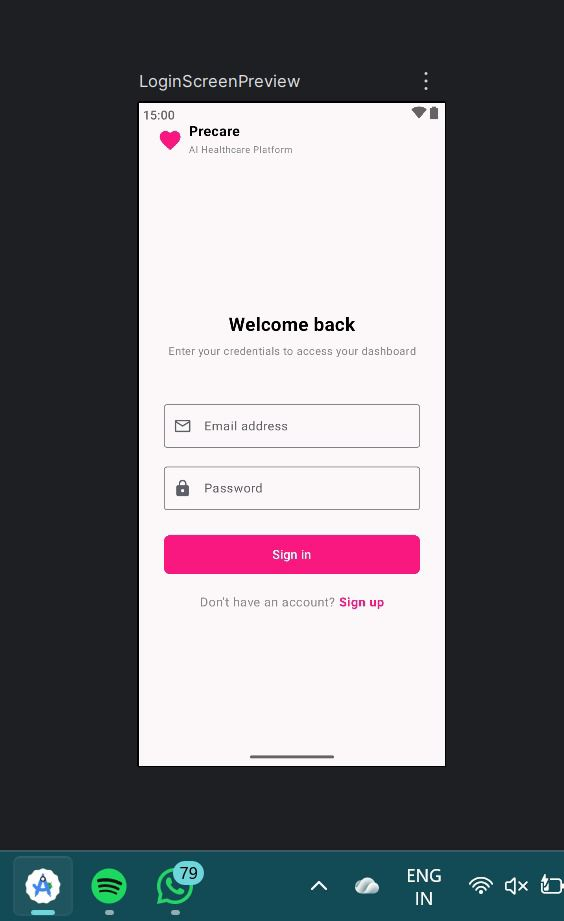
#> input picture mobile/PreCare-App/precare__backend-main/assets/login.jpeg, 564 x 921 px, found by its file name; the run also reads 1 picture not shown here
$ python build_linkedin_assets.py
#> lines starting #> are read from the running program, lines starting #| are printed output that depends on the picture
import os
import glob
from PIL import Image, ImageDraw, ImageFont, ImageFilter
from reportlab.lib.pagesizes import letter
from reportlab.pdfgen import canvas

# Dimensions
WIDTH, HEIGHT = 1080, 1350

# Fonts
FONT_BOLD_PATH = "/System/Library/Fonts/Supplemental/Arial Bold.ttf"
FONT_REG_PATH = "/System/Library/Fonts/Supplemental/Arial.ttf"

def get_font(size, bold=False):
    path = FONT_BOLD_PATH if bold else FONT_REG_PATH
    try:
        return ImageFont.truetype(path, size)
    except Exception:
        return ImageFont.load_default()

# Color Palette
BG_TOP = (11, 19, 43)        # #0B132B
BG_BOTTOM = (20, 32, 60)     # Deep Navy
CARD_BG = (28, 44, 82, 230)  # Glass Navy
CARD_BORDER = (0, 242, 254, 80)
CYAN = (0, 242, 254)         # #00F2FE
TEAL = (79, 172, 254)        # #4FACFE
CORAL = (255, 94, 126)       # #FF5E7E
GREEN = (46, 213, 115)       # #2ED573
YELLOW = (255, 171, 0)       # #FFAB00
TEXT_WHITE = (255, 255, 255)
TEXT_MUTED = (160, 175, 200)

ASSETS_DIR = "/Users/girigali/Downloads/PreCare-Unified/mobile/PreCare-App/precare__backend-main/assets"
CAROUSEL_DIR = "/Users/girigali/Downloads/PreCare-Unified/PreCare_LinkedIn_Carousel"
IMAGES_DIR = "/Users/girigali/Downloads/PreCare-Unified/PreCare_LinkedIn_Images"
PDF_PATH = "/Users/girigali/Downloads/PreCare-Unified/PreCare_LinkedIn_Project_Report.pdf"

os.makedirs(CAROUSEL_DIR, exist_ok=True)
os.makedirs(IMAGES_DIR, exist_ok=True)

def create_base_canvas(slide_num, total_slides=10, category="PRECARE PROJECT SHOWCASE"):
#> called with slide_num = 1, total_slides = 10, category = 'PRECARE • AI HEALTHCARE PLATFORM'
    img = Image.new("RGBA", (WIDTH, HEIGHT), BG_TOP)
    draw = ImageDraw.Draw(img)

    # Subtle gradient
    for y in range(HEIGHT):
        r = int(BG_TOP[0] + (BG_BOTTOM[0] - BG_TOP[0]) * (y / HEIGHT))
        g = int(BG_TOP[1] + (BG_BOTTOM[1] - BG_TOP[1]) * (y / HEIGHT))
        b = int(BG_TOP[2] + (BG_BOTTOM[2] - BG_TOP[2]) * (y / HEIGHT))
        draw.line([(0, y), (WIDTH, y)], fill=(r, g, b, 255))

    # Decorative background ambient glow
    glow = Image.new("RGBA", (WIDTH, HEIGHT), (0, 0, 0, 0))
#> glow: PIL image 1080x1350 RGBA; every value is 0
    glow_draw = ImageDraw.Draw(glow)
    glow_draw.ellipse([-150, -150, 450, 450], fill=(0, 242, 254, 25))
    glow_draw.ellipse([WIDTH - 350, HEIGHT - 350, WIDTH + 150, HEIGHT + 150], fill=(79, 172, 254, 20))
    glow_draw.ellipse([WIDTH - 250, 200, WIDTH + 200, 650], fill=(255, 94, 126, 18))
    img = Image.alpha_composite(img, glow)
    draw = ImageDraw.Draw(img)

    # Header Tracker
    draw.text((60, 50), category.upper(), font=get_font(20, bold=True), fill=CYAN)
    badge_text = f"{slide_num:02d} / {total_slides:02d}"
    draw.text((WIDTH - 150, 50), badge_text, font=get_font(20, bold=True), fill=TEXT_MUTED)
    draw.line([(60, 85), (WIDTH - 60, 85)], fill=(255, 255, 255, 30), width=1)

    # Footer Branding
    draw.line([(60, HEIGHT - 70), (WIDTH - 60, HEIGHT - 70)], fill=(255, 255, 255, 30), width=1)
    draw.text((60, HEIGHT - 50), "PreCare — AI-Powered Pregnancy Monitoring & Risk Analysis", font=get_font(18), fill=TEXT_MUTED)
    draw.text((WIDTH - 260, HEIGHT - 50), "github.com/Pragna73/PreCare", font=get_font(18, bold=True), fill=TEAL)

    return img

def draw_card(img, rect, bg_color=CARD_BG, border_color=CARD_BORDER, radius=20):
    overlay = Image.new("RGBA", img.size, (0, 0, 0, 0))
    draw = ImageDraw.Draw(overlay)
    x0, y0, x1, y1 = rect
    draw.rounded_rectangle([x0, y0, x1, y1], radius=radius, fill=bg_color, outline=border_color, width=2)
    return Image.alpha_composite(img, overlay)

# -------------------------------------------------------------
# SLIDE 1: COVER
# -------------------------------------------------------------
def generate_slide_1():
    img = create_base_canvas(1, 10, "PRECARE • AI HEALTHCARE PLATFORM")
    draw = ImageDraw.Draw(img)

    # Hero Title
    draw.text((60, 150), "PreCare", font=get_font(84, bold=True), fill=TEXT_WHITE)
    draw.text((60, 250), "AI-Powered Pregnancy Monitoring &\nClinical Risk Analysis Ecosystem", font=get_font(42, bold=True), fill=CYAN)

    draw.text((60, 380), "An integrated digital health platform uniting native iOS (SwiftUI), clinical web portal\n(React/Vite), high-throughput FastAPI backend, and multi-tier automated testing.", font=get_font(22), fill=TEXT_MUTED)

    # Badges
    badges = ["AI & Biomarkers", "SwiftUI iOS 17+", "FastAPI Backend", "React Web", "300 Selenium Tests", "305 Appium Tests", "CI/CD Workflows"]
    bx, by = 60, 480
    for b in badges:
        bw = len(b) * 13 + 30
        if bx + bw > WIDTH - 60:
            bx = 60
            by += 55
        img = draw_card(img, [bx, by, bx + bw, by + 42], bg_color=(0, 242, 254, 35), border_color=(0, 242, 254, 120), radius=10)
        d = ImageDraw.Draw(img)
        d.text((bx + 15, by + 10), b, font=get_font(18, bold=True), fill=TEXT_WHITE)
        bx += bw + 15
#> after the loop, bx = 832; by = 535

    # Visual Preview Showcase Card
    card_rect = [60, 630, WIDTH - 60, 1230]
    img = draw_card(img, card_rect, bg_color=(15, 26, 54, 240), border_color=(79, 172, 254, 90), radius=25)

    # Insert Real App Screenshots into the Card
    ss1_path = os.path.join(ASSETS_DIR, "login.jpeg")
    ss2_path = os.path.join(ASSETS_DIR, "result.jpeg")
    ss3_path = os.path.join(ASSETS_DIR, "profile.jpeg")

    if os.path.exists(ss1_path):
        s1 = Image.open(ss1_path).convert("RGBA").resize((280, 460))
        img.paste(s1, (90, 680))
    if os.path.exists(ss2_path):
        s2 = Image.open(ss2_path).convert("RGBA").resize((380, 460))
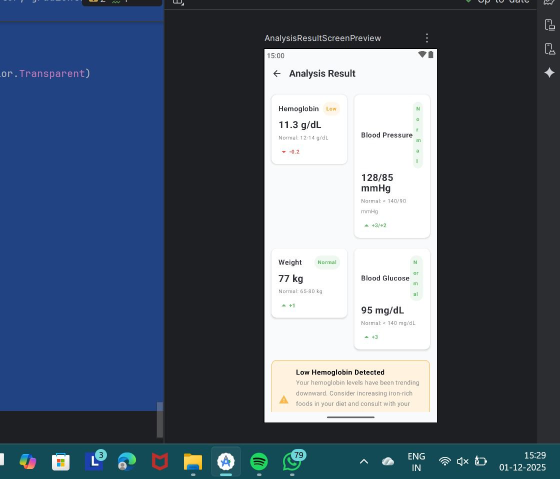
#> input picture mobile/PreCare-App/precare__backend-main/assets/result.jpeg, 1120 x 958 px, found by its file name (shown at 1/2 size)
        img.paste(s2, (390, 680))
    if os.path.exists(ss3_path):
        s3 = Image.open(ss3_path).convert("RGBA").resize((180, 460))
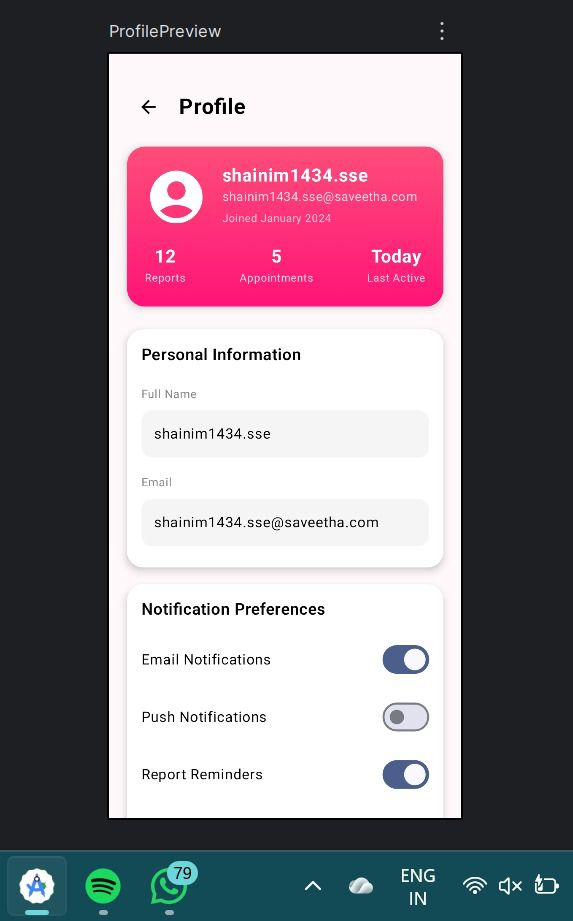
#> input picture mobile/PreCare-App/precare__backend-main/assets/profile.jpeg, 573 x 921 px, found by its file name
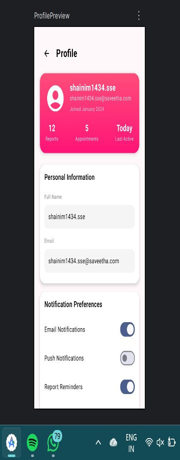
#> s3: PIL image 180x460 RGBA; mean R, G, B, A 140.5, 126.8, 135.7, 255
        img.paste(s3, (790, 680))

    d = ImageDraw.Draw(img)
    d.text((90, 1160), "📱 iOS Mobile App", font=get_font(22, bold=True), fill=CYAN)
    d.text((390, 1160), "📊 AI Risk Classification", font=get_font(22, bold=True), fill=GREEN)
    d.text((790, 1160), "🩺 Profile", font=get_font(22, bold=True), fill=TEAL)

    out = os.path.join(CAROUSEL_DIR, "01-cover.png")
    img.save(out)
    return img

# -------------------------------------------------------------
# SLIDE 2: THE PROBLEM
# -------------------------------------------------------------
def generate_slide_2():
    img = create_base_canvas(2, 10, "CLINICAL CONTEXT & CHALLENGE")
    draw = ImageDraw.Draw(img)

    draw.text((60, 140), "The Challenge in Maternal Care", font=get_font(52, bold=True), fill=TEXT_WHITE)
    draw.text((60, 210), "Navigating Complex Biomarkers & Preventing Delayed Triage", font=get_font(26), fill=CYAN)

    cards = [
        ("📄 Complex Medical Reports", "Routine lab reports contain multi-variate biomarkers (Hb, Blood Pressure, Fetal Heart Rate, Glucose) that are overwhelming for expectant mothers to interpret without immediate medical counsel.", CORAL),
        ("⏱️ Delayed Risk Identification", "Subtle signs of gestational hypertension, severe maternal anemia, or fetal distress often go unaddressed until scheduled doctor appointments weeks later.", YELLOW),
        ("🧩 Information Fragmentation", "Mothers lack a unified ecosystem that connects real-time vitals monitoring, AI guidance, emergency protocols, and certified obstetricians in one place.", TEAL),
        ("💡 The Decision-Support Need", "Expectant mothers require accessible, automated decision-support tools that extract clinical indicators instantly while maintaining clear medical guardrails.", GREEN)
    ]

    cy = 280
    for title, desc, col in cards:
        img = draw_card(img, [60, cy, WIDTH - 60, cy + 200], bg_color=(20, 33, 65, 230), border_color=(col[0], col[1], col[2], 90), radius=18)
        d = ImageDraw.Draw(img)
        d.text((90, cy + 25), title, font=get_font(30, bold=True), fill=col)

        # Word wrap text
        words = desc.split()
        lines = []
        cur = ""
        for w in words:
            if len(cur + " " + w) < 70:
                cur += (" " if cur else "") + w
            else:
                lines.append(cur)
                cur = w
        if cur:
            lines.append(cur)

        ly = cy + 75
        for line in lines:
            d.text((90, ly), line, font=get_font(22), fill=TEXT_WHITE)
            ly += 32

        cy += 230
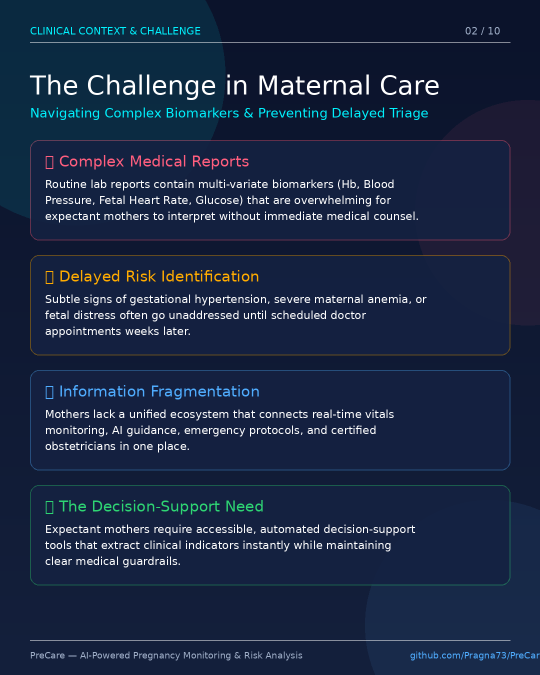
#> img: PIL image 1080x1350 RGBA (shown at 1/2 size); mean R, G, B, A 26.8, 40.6, 67.7, 254.7; transparent parts drawn white
#> after the loop, cy = 1200

    out = os.path.join(CAROUSEL_DIR, "02-problem.png")
    img.save(out)
    return img

# -------------------------------------------------------------
# SLIDE 3: THE SOLUTION
# -------------------------------------------------------------
def generate_slide_3():
    img = create_base_canvas(3, 10, "PRECARE CORE CAPABILITIES")
    draw = ImageDraw.Draw(img)

    draw.text((60, 140), "The PreCare Solution", font=get_font(52, bold=True), fill=TEXT_WHITE)
    draw.text((60, 210), "An End-to-End Maternal Healthcare & Triage Ecosystem", font=get_font(26), fill=CYAN)

    pillars = [
        ("1. OCR & Biomarker Extraction", "Automated parsing of uploaded medical documents, lab reports, and vitals (Hemoglobin, Systolic/Diastolic BP, Glucose, FHR) using intelligent OCR pipelines.", CYAN),
        ("2. Clinical AI Risk Assessment", "Multi-factor maternal risk scoring into standardized categories (GOOD, WARNING, DANGER) with immediate clinical action items and nutritional recommendations.", GREEN),
        ("3. Maya AI Maternal Assistant", "Conversational AI assistant delivering trimester-specific guidance (e.g. Week 32/34 exercises, travel safety, kick counting, and emergency triage).", TEAL),
        ("4. Real-time Digital Twin & Vitals", "Continuous tracking of maternal metrics, kick counter timers, scheduled doctor appointments, and 1-tap emergency caregiver notification.", CORAL)
    ]

    cy = 280
    for title, desc, col in pillars:
        img = draw_card(img, [60, cy, WIDTH - 60, cy + 200], bg_color=(20, 33, 65, 230), border_color=(col[0], col[1], col[2], 90), radius=18)
        d = ImageDraw.Draw(img)
        d.text((90, cy + 25), title, font=get_font(30, bold=True), fill=col)

        words = desc.split()
        lines = []
        cur = ""
        for w in words:
            if len(cur + " " + w) < 70:
                cur += (" " if cur else "") + w
            else:
                lines.append(cur)
                cur = w
        if cur:
            lines.append(cur)

        ly = cy + 75
        for line in lines:
            d.text((90, ly), line, font=get_font(22), fill=TEXT_WHITE)
            ly += 32

        cy += 230
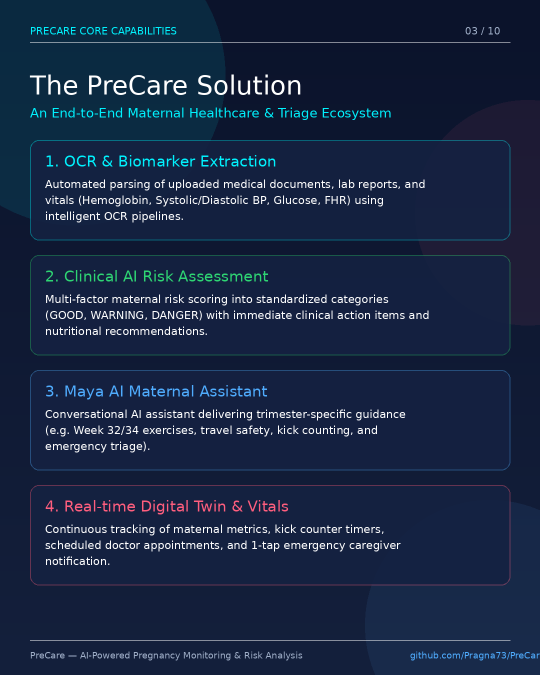
#> img: PIL image 1080x1350 RGBA (shown at 1/2 size); mean R, G, B, A 25.2, 39.9, 67.7, 254.7; transparent parts drawn white
#> after the loop, cy = 1200

    out = os.path.join(CAROUSEL_DIR, "03-solution.png")
    img.save(out)
    return img

# -------------------------------------------------------------
# SLIDE 4: SYSTEM ARCHITECTURE
# -------------------------------------------------------------
def generate_slide_4():
    img = create_base_canvas(4, 10, "FULL-STACK ARCHITECTURE")
    draw = ImageDraw.Draw(img)

    draw.text((60, 140), "System Architecture", font=get_font(52, bold=True), fill=TEXT_WHITE)
    draw.text((60, 210), "High-Throughput Modular Full-Stack Engineering", font=get_font(26), fill=CYAN)

    layers = [
        ("📱 CLIENT LAYER", "Native SwiftUI (iOS 17+) App • React 18 + TypeScript + Vite Web Portal", (0, 242, 254)),
        ("⚡ API & GATEWAY", "Python FastAPI (40 REST Endpoints) • CORS • Bearer Auth • Multi-Part Upload", (79, 172, 254)),
        ("🤖 AI & PROCESSING", "Google Gemini Flash LLM • Clinical Fallback Rules • Tesseract OCR", (46, 213, 115)),
        ("🗄️ PERSISTENCE", "SQLAlchemy ORM • SQLite Write-Ahead Logging (WAL) Mode • Supabase Storage", (255, 171, 0)),
        ("🧪 AUTOMATED TESTING", "300 Selenium Web Tests • 305 Appium Mobile Tests • Locust Load Tests (836 req/s)", (255, 94, 126)),
        ("⚙️ CI/CD DEVOPS", "6 GitHub Actions Workflows • Codemagic iOS Builds • Release ZIP Packaging", (180, 140, 255))
    ]

    cy = 280
    for title, desc, col in layers:
        img = draw_card(img, [60, cy, WIDTH - 60, cy + 130], bg_color=(18, 30, 60, 240), border_color=(col[0], col[1], col[2], 120), radius=16)
        d = ImageDraw.Draw(img)
        d.text((90, cy + 20), title, font=get_font(26, bold=True), fill=col)
        d.text((90, cy + 65), desc, font=get_font(21), fill=TEXT_WHITE)

        # Connective arrow if not last
        if cy < 280 + 5 * 155:
            d.line([(WIDTH // 2, cy + 130), (WIDTH // 2, cy + 155)], fill=(col[0], col[1], col[2], 180), width=3)

        cy += 155
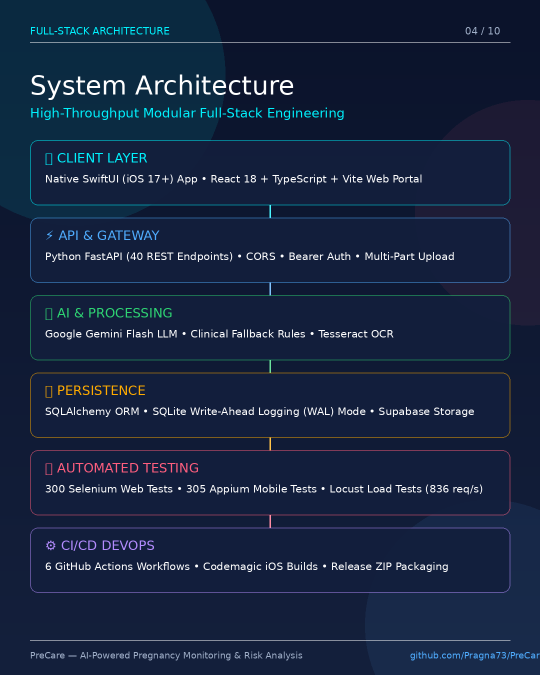
#> img: PIL image 1080x1350 RGBA (shown at 1/2 size); mean R, G, B, A 23.5, 37.3, 64.1, 254.7; transparent parts drawn white
#> after the loop, cy = 1210

    out = os.path.join(CAROUSEL_DIR, "04-architecture.png")
    img.save(out)
    return img

# -------------------------------------------------------------
# SLIDE 5: MOBILE EXPERIENCE
# -------------------------------------------------------------
def generate_slide_5():
    img = create_base_canvas(5, 10, "MOBILE APPLICATION • SWIFTUI")
    draw = ImageDraw.Draw(img)

    draw.text((60, 140), "Native iOS Application", font=get_font(52, bold=True), fill=TEXT_WHITE)
    draw.text((60, 210), "Built with SwiftUI (iOS 17+) & MVVM Architecture", font=get_font(26), fill=CYAN)

    # Feature checklist
    features = [
        "✓ Password Visibility Toggle (eye.fill / eye.slash.fill)",
        "✓ Maya AI Pregnancy Assistant with Trimester Workouts",
        "✓ Fetal Kick Counter & Daily Vitals Tracking",
        "✓ Automated Emergency Contact Triage"
    ]
    fy = 270
    for f in features:
        draw.text((60, fy), f, font=get_font(22, bold=True), fill=GREEN)
        fy += 40
#> after the loop, fy = 430

    # Showcase Cards with Real Screenshots
    ss_box = [60, 450, WIDTH - 60, 1220]
    img = draw_card(img, ss_box, bg_color=(15, 26, 54, 240), border_color=(0, 242, 254, 80), radius=22)
#> in draw_card (call 23), `return Image.alpha_composite(img, overlay)`:
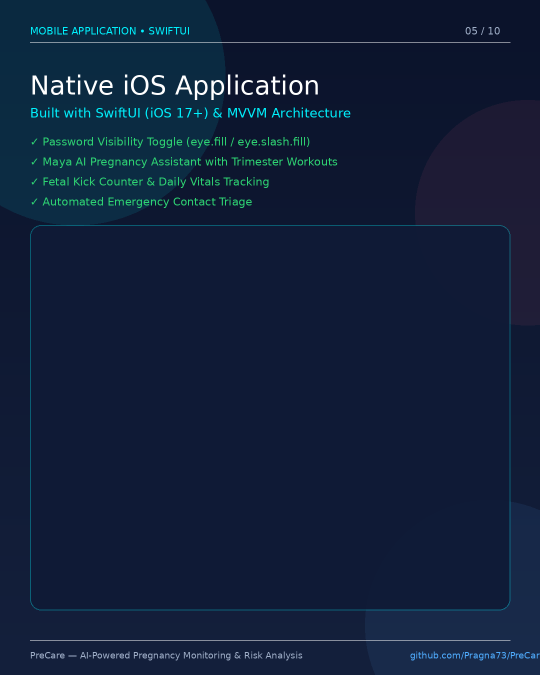
#> returned value: PIL image 1080x1350 RGBA (shown at 1/2 size); mean R, G, B, A 17.1, 31.9, 57.7, 254.7; transparent parts drawn white

    ss1_path = os.path.join(ASSETS_DIR, "login.jpeg")
    ss2_path = os.path.join(ASSETS_DIR, "register.jpeg")
    ss3_path = os.path.join(ASSETS_DIR, "result.jpeg")

    if os.path.exists(ss1_path):
        s1 = Image.open(ss1_path).convert("RGBA").resize((270, 480))
#> s1: PIL image 270x480 RGBA
        img.paste(s1, (90, 500))
#> (the rest of the program and of its run is left out)
